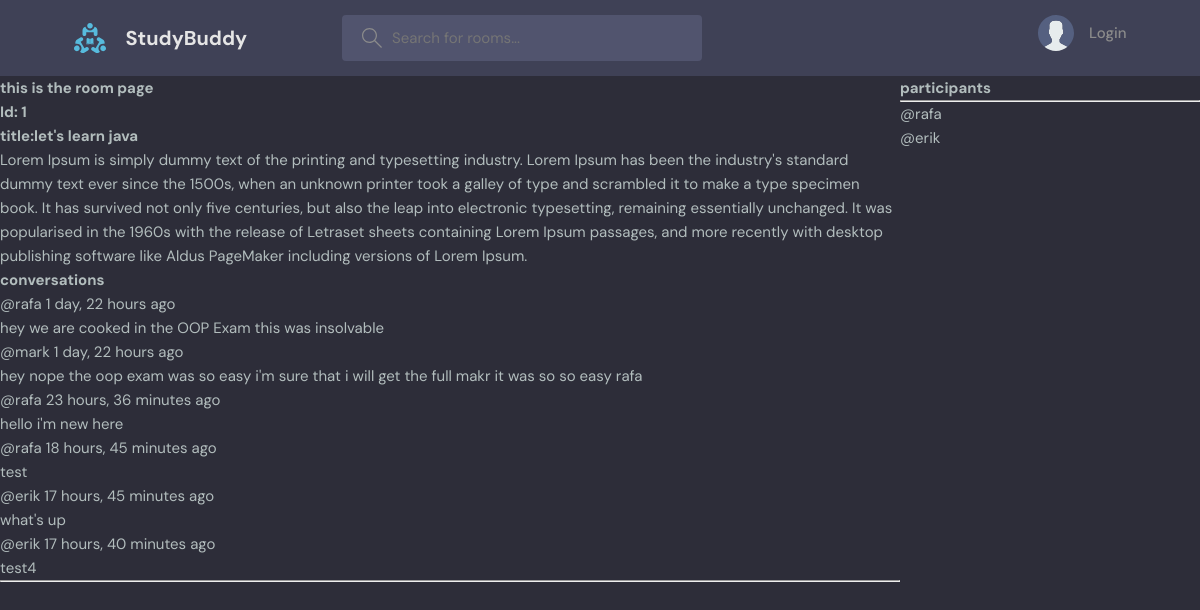
The page /room/1/ on the database as committed earlier.
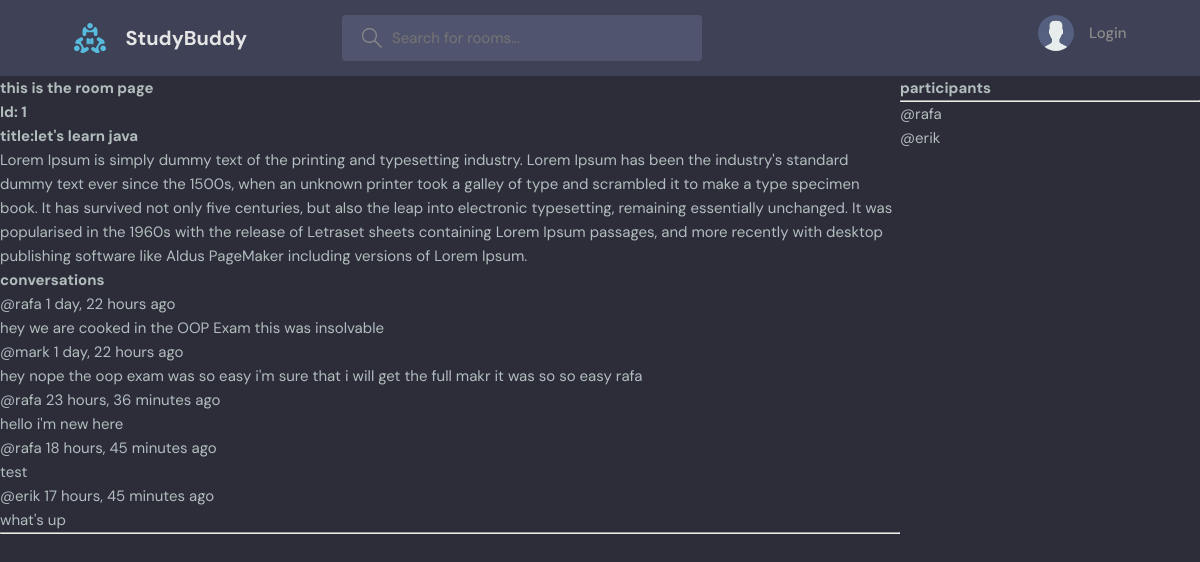
The same page on the database as committed later.
### base/models.py (models this page shows, shortened)
class Message(models.Model):
    room=models.ForeignKey(Room,on_delete=models.CASCADE)
    body=models.TextField()
    user=models.ForeignKey(User,on_delete=models.CASCADE)
    updated=models.DateTimeField(auto_now=True)
    created=models.DateTimeField(auto_now_add=True)

### base/views.py (the view, shortened to what this page needs)
# urls.py: path('room/<str:pk>/',views.room,name='room'),
def room(request, pk):
    room = Room.objects.get(id=pk)
    room_messages = room.message_set.all().order_by('created')
    participants = room.participants.all()
    context = {
        'room': room,
        'room_messages': room_messages,
        'participants': participants
    }
    return render(request, 'base/room.html', context)

### base/templates/base/room.html (shortened to what this page needs)
{% extends "main.html" %}
    {%block content %}
    <div class="room-container">
        <div>
            <h1>this is the room page </h1>
            <h2>Id: {{room.id}}</h2>
   <h2>title:{{room.name}}</h2>
                <p>{{room.description}}</p>
                <div class="comment-wrapper">
        <h3>conversations</h3>
        {%for message in room_messages%}
        <div>
            <small>@{{message.user}}  {{message.created|timesince}} ago
                 {% if request.user == message.user  %}<a href="{% url 'deleteMessage' message.id %}">delete my message</a> {% endif %}</small>
            <p>{{message.body}}</p>
        </div>
        {% endfor %}
        <hr>
    </div>
</div>
<div>
    <h3>participants</h3>
    <hr>
    {% for participant in participants  %}
     <div>
        <p>
            @{{participant.username}}
        </p>
     </div>
    {% endfor %}
</div>
</div>
{% endblock %}

Rows that differ between the two databases and show on the page:
removed Message: user "erik", created "17 hours, 40 minutes", body "test4"
